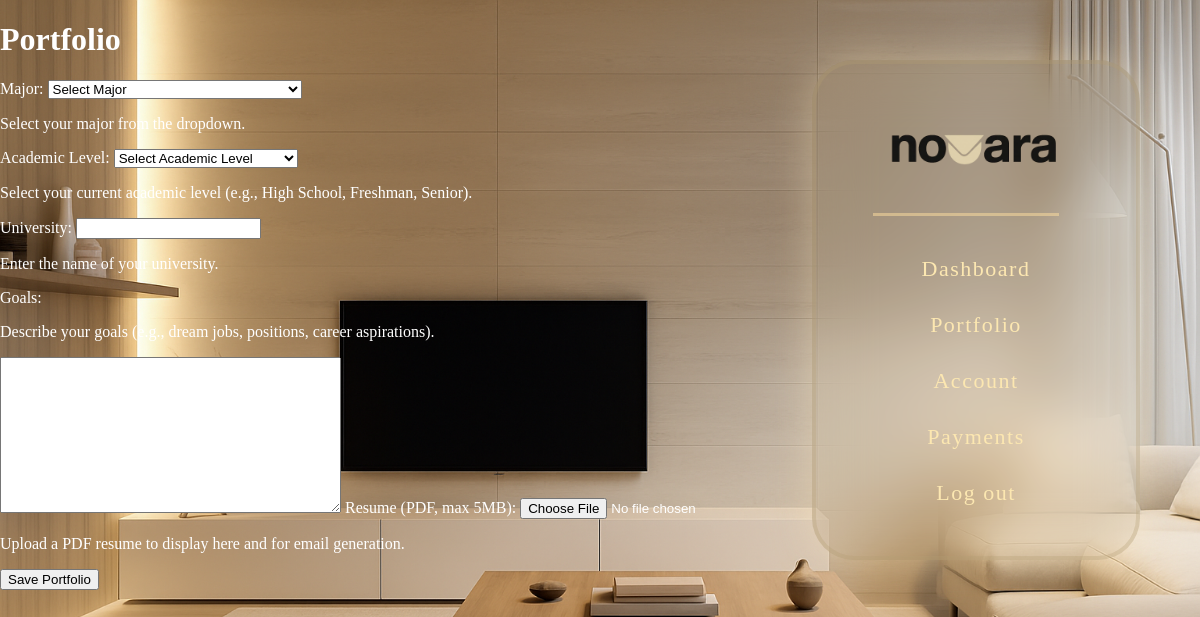
/portfolio/ (signed in), run on an earlier commit of the app's database.
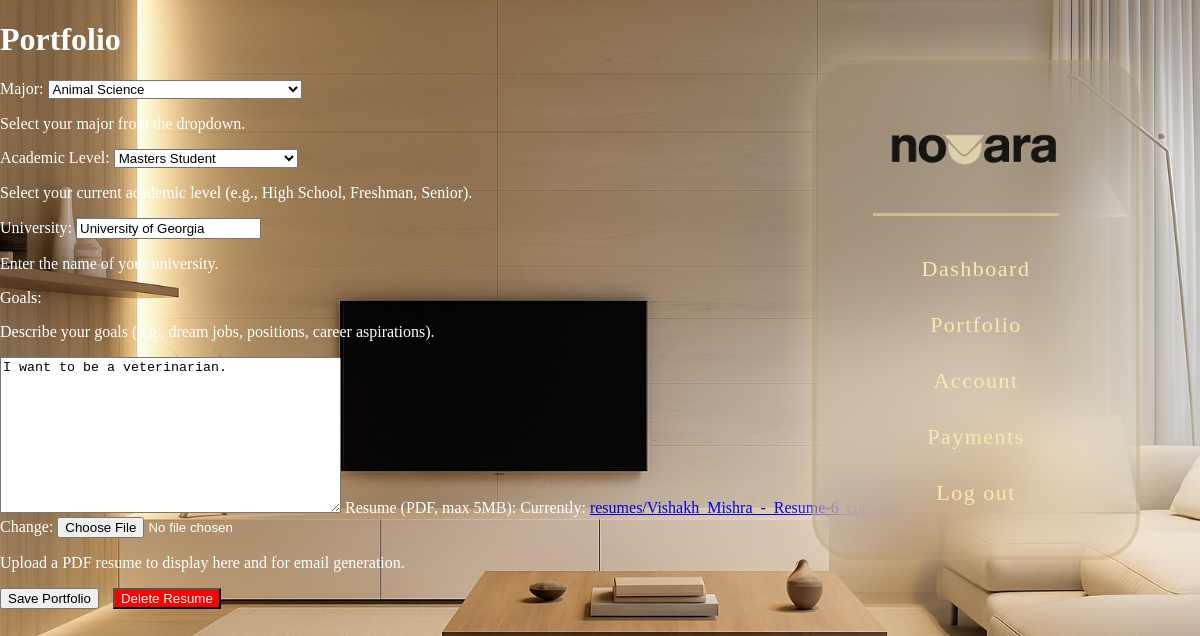
And on a later commit of the database.
### core/models.py (models this page shows, shortened)
class Portfolio(models.Model):
    user = models.OneToOneField(User, on_delete=models.CASCADE)
    major = models.CharField(max_length=255)
    class_year = models.CharField(max_length=50)
    university = models.CharField(max_length=255)
    goals = models.TextField(max_length=1000)
    resume = models.FileField(upload_to='resumes/', blank=True, null=True)
    updated_at = models.DateTimeField(auto_now=True)

### core/views.py (the view)
# urls.py: path('portfolio/', core_views.portfolio, name='portfolio'),
@login_required
def portfolio(request):
    portfolio, created = Portfolio.objects.get_or_create(user=request.user)
    is_empty = not (portfolio.major or portfolio.class_year or portfolio.university or portfolio.goals or portfolio.resume)
    if created or is_empty:
        request.session['just_created_portfolio'] = True
    editing = request.GET.get('edit') == '1' or request.session.pop('just_created_portfolio', False)
    if request.method == 'POST':
        if 'delete_resume' in request.POST:
            if portfolio.resume:
                portfolio.resume.delete(save=True)
            return redirect('portfolio')
        form = PortfolioForm(request.POST, request.FILES, instance=portfolio)
        if form.is_valid():
            portfolio = form.save()
            return redirect('portfolio')
        else:
            editing = True
    else:
        form = PortfolioForm(instance=portfolio)
        if not editing:
            for field in form.fields.values():
                field.disabled = True
    return render(request, 'portfolio.html', {
        'form': form,
        'portfolio': portfolio,
        'editing': editing,
    })

### core/forms.py (shortened to what this page needs)
class PortfolioForm(forms.ModelForm):
    major = forms.ChoiceField(choices=MAJOR_CHOICES, required=True, label="Major")
    class_year = forms.ChoiceField(choices=CLASS_YEAR_CHOICES, required=True, label="Academic Level")
    class Meta:
        model = Portfolio
        fields = ['major', 'class_year', 'university', 'goals', 'resume']

### templates/portfolio.html (shortened to what this page needs)
{% extends "base.html" %}
{% load static %}
{% block content %}
<link rel="stylesheet" href="{% static 'css/portfolio.css' %}">
<h1>Portfolio</h1>
<form method="post" enctype="multipart/form-data">
    <label for="id_major">Major:</label>
    {{ form.major }}
    <p>Select your major from the dropdown.</p>
    <label for="id_class_year">Academic Level:</label>
    {{ form.class_year }}
    <p>Select your current academic level (e.g., High School, Freshman, Senior).</p>
    <label for="id_university">University:</label>
    {{ form.university }}
    <p>Enter the name of your university.</p>
    <label for="id_goals">Goals:</label>
    <p>Describe your goals (e.g., dream jobs, positions, career aspirations).</p>
    {{ form.goals }}
    <label for="id_resume">Resume (PDF, max 5MB):</label>
    {{ form.resume }}
    <p>Upload a PDF resume to display here and for email generation.</p>
    {% if editing %}
    <button type="submit">Save Portfolio</button>
    {% if portfolio.resume %}
    <button type="submit" name="delete_resume" value="1" style="margin-left: 10px; background-color: red; color: white;">
        Delete Resume
    </button>
    {% endif %}
    {% endif %}
</form>
{% endblock %}

### templates/base.html (shortened to what this page needs)
{% load static %}
<!DOCTYPE html>
<html lang="en">
<head>
  <link rel="stylesheet" href="{% static 'css/base.css' %}" />
</head>
<body>
  {% if user.is_authenticated %}
    <header class="glass-header">
      <a href="{% url 'home' %}" class="nav-logo-auth">
        <img src="{% static 'images/logo.png' %}" alt="Novara Logo" />
      </a>
      <nav class="nav-links-auth">
        <a href="{% url 'dashboard' %}">Dashboard</a>
        <a href="{% url 'portfolio' %}">Portfolio</a>
        <a href="{% url 'account' %}">Account</a>
        <a href="{% url 'payments' %}">Payments</a>
        <a href="{% url 'account_logout' %}">Log out</a>
      </nav>
    </header>
  {% endif %}
  <main>
    {% block content %}
    {% endblock %}
  </main>
</body>
</html>

### static/css/base.css (style rules this page uses)
body { background-image: url('../images/back.png'); background-size: cover; background-position: center; background-attachment: fixed; margin: 0; padding: 0; font-family: 'Times New Roman', Times, serif; color: white; position: relative; z-index: 1; }
.glass-header { position: fixed; top: 60px; right: 60px; width: 260px; padding: 50px 30px; background: rgba(255, 223, 160, 0.086); border: 4px solid rgba(179, 157, 113, 0.3); backdrop-filter: blur(28px); -webkit-backdrop-filter: blur(28px); box-shadow: 0 0 40px rgba(255, 235, 190, 0.4); border-radius: 42px; z-index: 1000; display: flex; flex-direction: column; align-items: center; }
.nav-logo-auth img { height: 310px; margin-top: -120px; margin-bottom: -120px; }
.nav-logo-auth::after { content: ""; display: block; width: 90%; height: 3px; background-color: rgba(255, 223, 160, 0.5); margin: 25px 0 40px; }
.nav-links-auth { display: flex; flex-direction: column; align-items: center; gap: 30px; width: 100%; }
.nav-links-auth a { color: #fce7b1; font-size: 22px; letter-spacing: 1.5px; text-decoration: none; text-align: center; transition: all 0.3s ease; }

What changed in the data, as far as the page shows it:
changed Portfolio: major "Select Major" → "Animal Science"; class_year "Select Academic Level" → "Masters Student"; university (not shown) → "University of Georgia"; goals (not shown) → "I want to be a veterinarian."
Also different on the page:
form field resume: (not shown) → "☐"
text now shown: "Currently: resumes/Vishakh_Mishra_-_Resume-6_copy.pdf Clear Change: Delete Resume"
